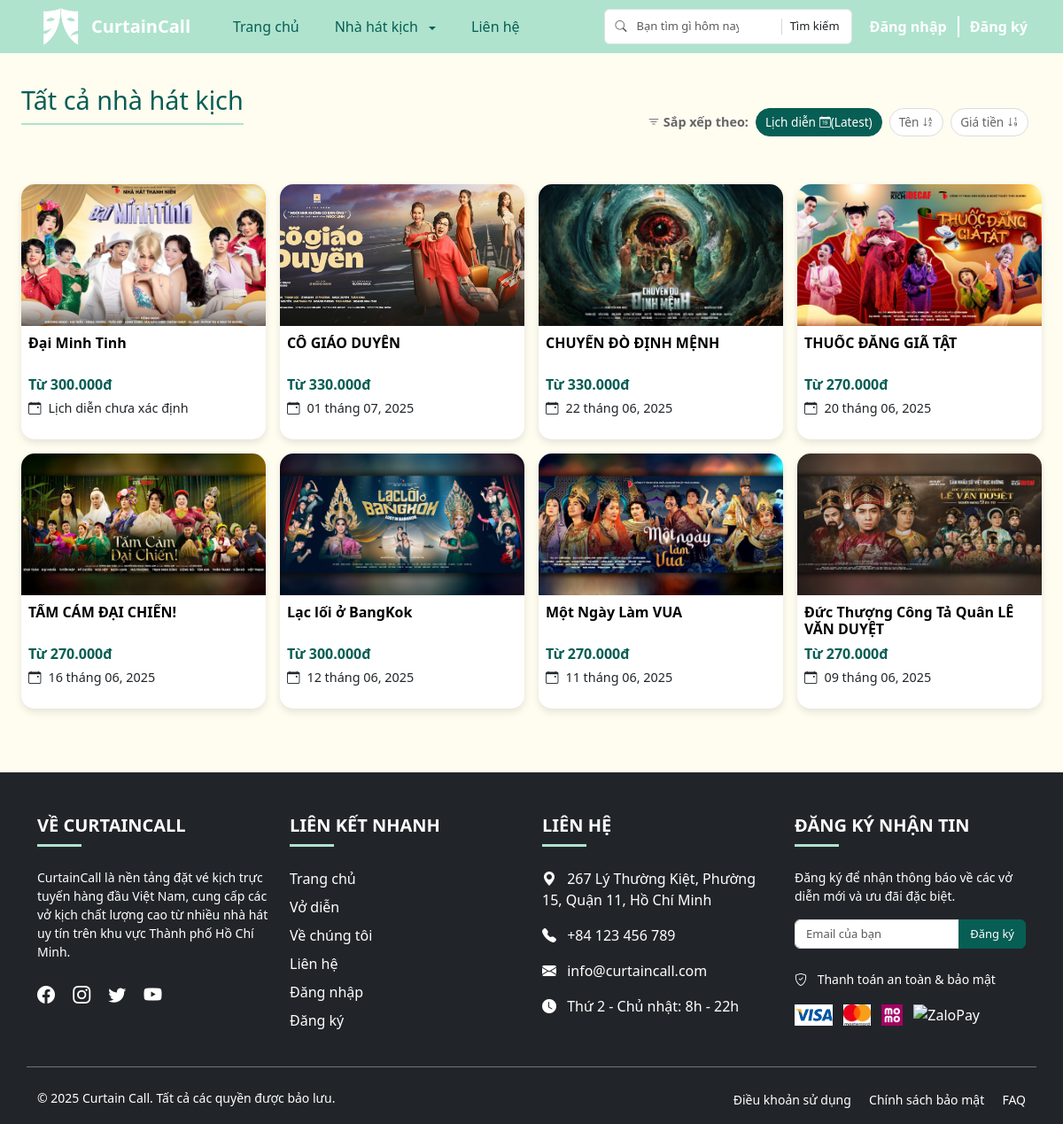
Page /index.php?route=play on the committed database.
### tables this page shows
CREATE TABLE `plays` (
  `play_id` varchar(5) NOT NULL,
  `title` varchar(255) NOT NULL,
  `description` text NOT NULL,
  `image` varchar(255) NOT NULL,
  `theater_id` varchar(3) NOT NULL,
  `views` int(11) DEFAULT 0
);

### controllers/PlayController.php (called while the page is built, shortened)
<?php
require_once 'models/Play.php';
class PlayController
{
    private $playModel;
    public function __construct($conn)
    {
        $this->playModel = new Play($conn);
    }
    public function index()
    {
        $theater_id = isset($_GET['theater_id']) && $_GET['theater_id'] !== '' ? $_GET['theater_id'] : null;
        $sort_field = isset($_GET['sort']) ? $_GET['sort'] : 'date';
        $sort_dir = isset($_GET['dir']) ? strtolower($_GET['dir']) : 'desc';
        $page = isset($_GET['page']) ? (int)$_GET['page'] : 1;
        $plays_per_page = 8;
        $result = $this->playModel->getPlaysByTheater($theater_id, $sort_field, $sort_dir, $page, $plays_per_page);
        $theater_name = "Tất cả nhà hát kịch";
        $total_plays = $this->playModel->getTotalPlays($theater_id);
        $total_pages = ceil($total_plays / $plays_per_page);
        extract([
            'theater_id' => $theater_id,
            'sort_field' => $sort_field,
            'sort_dir' => $sort_dir,
            'page' => $page,
            'total_pages' => $total_pages
        ]);
        include 'views/layouts/header.php';
        include 'views/plays/index.php';
        include 'views/layouts/footer.php';
    }
}

### models/Play.php (called while the page is built, shortened)
<?php
class Play
{
    private $conn;
    public function __construct($conn)
    {
        $this->conn = $conn;
    }
    public function getPlaysByTheater($theater_id = null, $sort_field = 'date', $sort_dir = 'DESC', $page = 1, $plays_per_page = 8)
    {
        $offset = ($page - 1) * $plays_per_page;
        switch ($sort_field) {
            case 'date':
                $orderBy = "IFNULL(MIN(s.date), '9999-12-31') " . strtoupper($sort_dir);
                break;
        }
        if ($theater_id) {
            $sql = "SELECT p.*, MIN(sp.price) as min_price, t.name as theater_name,
                    MIN(s.date) as date, MIN(s.start_time) as start_time, MIN(s.end_time) as end_time
                    FROM plays p
                    JOIN theaters t ON p.theater_id = t.theater_id
                    LEFT JOIN seat_prices sp ON p.theater_id = sp.theater_id
                    LEFT JOIN schedules s ON p.play_id = s.play_id
                    WHERE p.theater_id = ?
                    GROUP BY p.play_id, p.title, p.theater_id, t.name
                    ORDER BY {$orderBy}
                    LIMIT ? OFFSET ?";
            $stmt = $this->conn->prepare($sql);
            $stmt->bind_param("sii", $theater_id, $plays_per_page, $offset);
        } else {
            $sql = "SELECT p.*, MIN(sp.price) as min_price, t.name as theater_name,
                    MIN(s.date) as date, MIN(s.start_time) as start_time, MIN(s.end_time) as end_time
                    FROM plays p
                    JOIN theaters t ON p.theater_id = t.theater_id
                    LEFT JOIN seat_prices sp ON p.theater_id = sp.theater_id
                    LEFT JOIN schedules s ON p.play_id = s.play_id
                    GROUP BY p.play_id, p.title, p.theater_id, t.name
                    ORDER BY {$orderBy}
                    LIMIT ? OFFSET ?";
            $stmt = $this->conn->prepare($sql);
            $stmt->bind_param("ii", $plays_per_page, $offset);
        }
        $stmt->execute();
        $result = $stmt->get_result();
        return $result;
    }
    public function getTotalPlays($theater_id = null)
    {
        if ($theater_id) {
            $theater_id = (int)$theater_id;
            $sql = "SELECT COUNT(*) as total FROM plays p WHERE p.theater_id = ?";
            $stmt = $this->conn->prepare($sql);
            $stmt->bind_param("i", $theater_id);
        } else {
            $sql = "SELECT COUNT(*) as total FROM plays p";
            $stmt = $this->conn->prepare($sql);
        }
        $stmt->execute();
        $result = $stmt->get_result();
        $total = $result->fetch_assoc()['total'];
        return $total;
    }
}

### views/plays/index.php (the view, shortened to what this page needs)
<?php
require_once 'helpers/sort_helpers.php';
?>
<main class="container-fluid px-4">
    <div class="row mb-4">
        <div class="col">
            <div class="d-flex justify-content-between align-items-start flex-wrap mt-3">
                <h2 class="theater-title mb-0"><?= htmlspecialchars($theater_name) ?></h2>
                <div class="sorting-container mt-3">
                    <div class="sort-label me-2"><i class="bi bi-filter"></i> Sắp xếp theo: </div>
                    <div class="sort-options d-flex flex-wrap gap-2">
                        <a href="<?= getSortUrl('date') ?>" class="sort-option <?= isSortActive('date') ?>">
                            Lịch diễn <?= getSortIcon('date') ?>
                        </a>
                        <a href="<?= getSortUrl('name') ?>" class="sort-option <?= isSortActive('name') ?>">
                            Tên <?= getSortIcon('name') ?>
                        </a>
                        <a href="<?= getSortUrl('price') ?>" class="sort-option <?= isSortActive('price') ?>">
                            Giá tiền <?= getSortIcon('price') ?>
                        </a>
                    </div>
                </div>
            </div>
        </div>
    </div>
    <div class="row row-cols-2 row-cols-md-4 g-3">
        <?php if ($result && $result->num_rows > 0): ?>
            <?php while ($row = $result->fetch_assoc()): ?>
                <div class="col">
                    <a href="index.php?route=play/view&play_id=<?= $row['play_id'] ?>" class="play-card-link">
                        <div class="play-card">
                            <img src="<?= $row['image'] ?>" class="card-img-top" loading="lazy" alt="<?= $row['title'] ?>">
                            <div class="card-body">
                                <h5 class="card-title"><?= $row['title'] ?></h5>
                                <p class="fw-bold mb-1">Từ <?= number_format($row['min_price'], 0, ',', '.') ?>đ</p>
                                <?php if (!empty($row['date'])): ?>
                                    <p class="date-info"><i class="bi bi-calendar-event me-2"></i><?= date("d \\t\h\á\\n\g m, Y", strtotime($row['date'])) ?></p>
                                <?php else: ?>
                                    <p class="date-info"><i class="bi bi-calendar-event me-2"></i>Lịch diễn chưa xác định</p>
                                <?php endif; ?>
                            </div>
                        </div>
                    </a>
                </div>
            <?php endwhile; ?>
        <?php endif; ?>
    </div>
    <div class="row" id="load-more-row">
    </div>
</main>

### rows in the picture
plays: shows a picture, title "Đại Minh Tinh", min_price "300.000", shows "Lịch diễn chưa xác định"
plays: shows a picture, title "CÔ GIÁO DUYÊN", min_price "330.000", date "01 tháng 07, 2025"
plays: shows a picture, title "CHUYẾN ĐÒ ĐỊNH MỆNH", min_price "330.000", date "22 tháng 06, 2025"
plays: shows a picture, title "THUỐC ĐẮNG GIÃ TẬT", min_price "270.000", date "20 tháng 06, 2025"
plays: shows a picture, title "TẤM CÁM ĐẠI CHIẾN!", min_price "270.000", date "16 tháng 06, 2025"
plays: shows a picture, title "Lạc lối ở BangKok", min_price "300.000", date "12 tháng 06, 2025"
plays: shows a picture, title "Một Ngày Làm VUA", min_price "270.000", date "11 tháng 06, 2025"
plays: shows a picture, title "Đức Thượng Công Tả Quân LÊ VĂN DUYỆT", min_price "270.000", date "09 tháng 06, 2025"

### other values in the picture
$theater_name "Tất cả nhà hát kịch"
